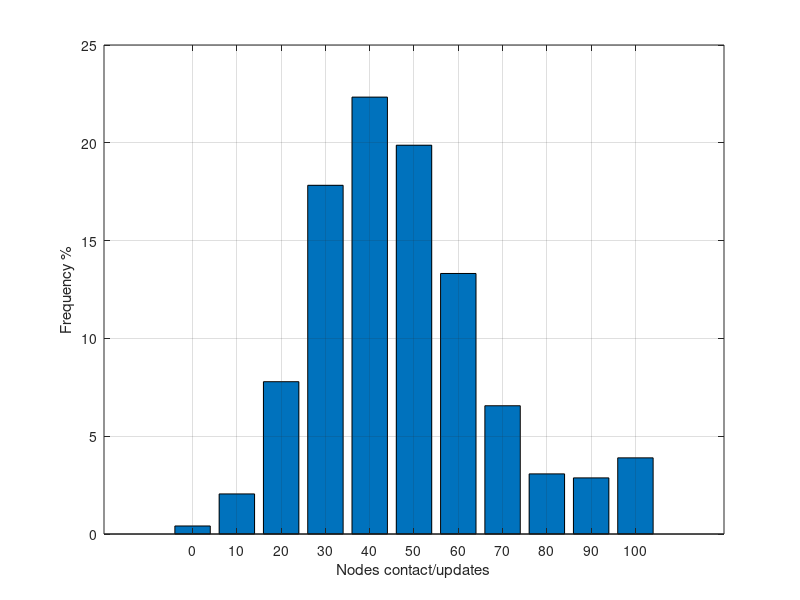

Recreate this plot in MATLAB.
load ContactUpdatesImportantNodes.txt;     %  read data into the my_xy matrix
data = ContactUpdatesImportantNodes(:,3)/(7550);
%x=['2 \lt 2.25','2 \lt 2.25','2 \lt 2.25','2 \lt 2.25','2 \lt 2.25','2 \lt 2.25','2 \lt 2.25','2 \lt 2.25' ];
%y = randn(10000,1);
[a,b]=hist(data(:),0:10:100); 
bar(b,(a*100)/(488),0.80);
%[h,b] = std(data(:));
%figure;
%plot(b,h);
xlabel('Nodes contact/updates');
ylabel('Frequency %');
grid on;

%plot(Prob,Err1,'r.-',Prob,Err2,'b.-',Prob,Err3,'g.-',Prob,Err4,'c.-',Prob,Err5,'y.-');
%xlabel('P_{err}');           % add axis labels and plot title
%ylabel('Temporal Robustness');

%axis([0.000075 1.000 0.0 1.000],[0.000075 1.000 0.0 1.000]);
%set(gca,'XGrid','on','YGrid','on');
%set(gca,'gridlinestyle','--')
%grid on;
%legend('p = 10^{-4}','p = 10^{-3}','p = 10^{-2}','p = 10^{-1}','p = 1');

%title('Mean monthly precipitation at Portland International Airport');
%plot(Prob,EffSim,'bx-',Prob,EffTheor,'ro-');     %  plot precip vs. month with circles
